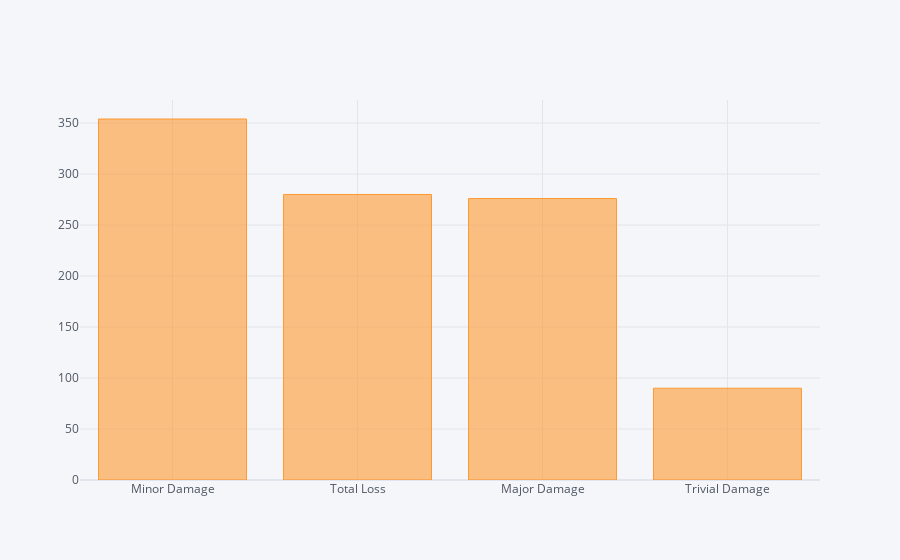

Notebook source saved alongside this figure:
### Code cell
incident_severity.iplot( kind="bar")

### Figure 1 — Plotly figure (JSON) as saved in the notebook; plotly's stock layout.template omitted (floating-point values rounded to 4 significant figures)
{"data": [{"marker": {"color": "rgba(255, 153, 51, 0.6)", "line": {"color": "rgba(255, 153, 51, 1.0)", "width": 1}}, "name": "incident_severity", "orientation": "v", "text": "", "type": "bar", "x": ["Minor Damage", "Total Loss", "Major Damage", "Trivial Damage"], "y": [354, 280, 276, 90]}], "layout": {"legend": {"bgcolor": "#F5F6F9", "font": {"color": "#4D5663"}}, "paper_bgcolor": "#F5F6F9", "plot_bgcolor": "#F5F6F9", "title": {"font": {"color": "#4D5663"}}, "xaxis": {"gridcolor": "#E1E5ED", "showgrid": true, "tickfont": {"color": "#4D5663"}, "title": {"font": {"color": "#4D5663"}, "text": ""}, "zerolinecolor": "#E1E5ED"}, "yaxis": {"gridcolor": "#E1E5ED", "showgrid": true, "tickfont": {"color": "#4D5663"}, "title": {"font": {"color": "#4D5663"}, "text": ""}, "zerolinecolor": "#E1E5ED"}}}
